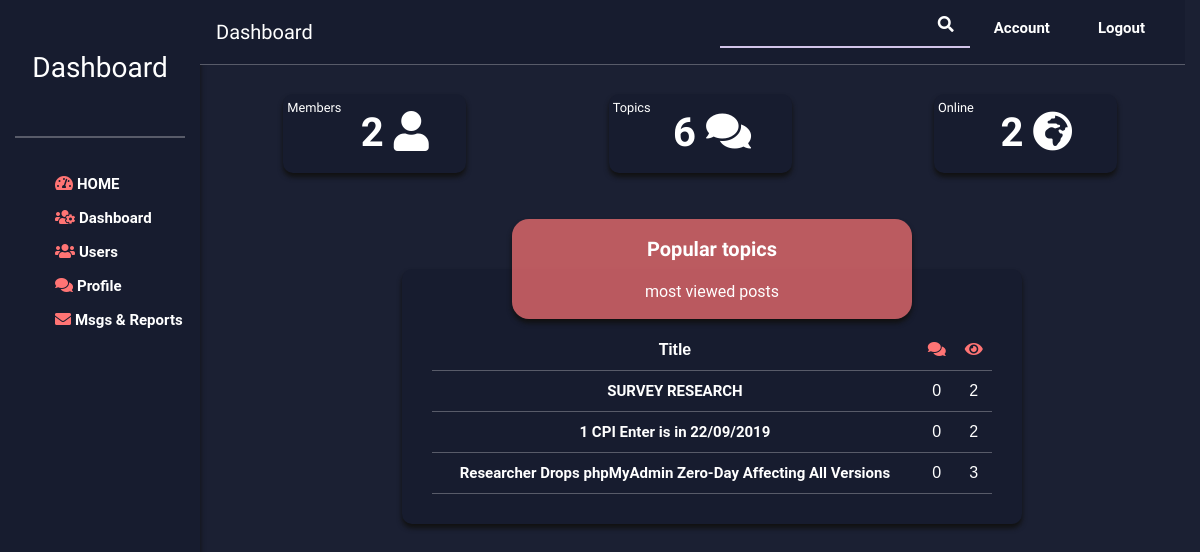
/dashboard (signed in), run on an earlier commit of the app's database.
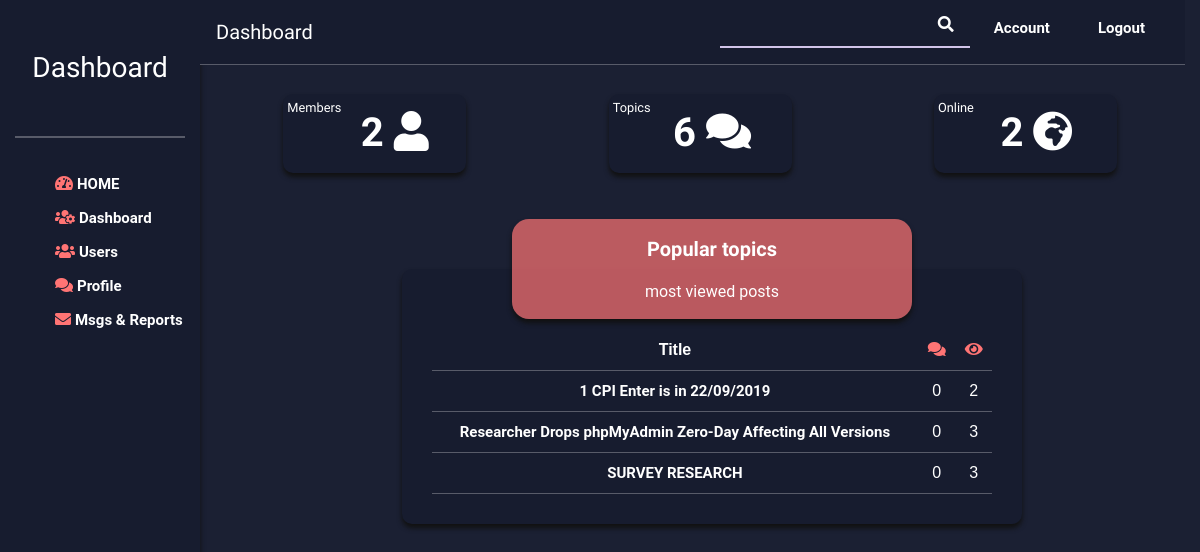
And on a later commit of the database.
### Main/models.py (models this page shows, shortened)
class Publication(models.Model) :
    users = models.ManyToManyField(settings.AUTH_USER_MODEL,related_query_name='users',related_name='pubs_eng',default=None)
    date_de_publication = models.DateField(auto_now_add=True)
    date_de_modification= models.DateField(auto_now=True)
    section = models.CharField(max_length=30)
    content = models.TextField()
    titre = models.CharField(max_length=30)
    auteur = models.ForeignKey(settings.AUTH_USER_MODEL, on_delete=models.CASCADE, related_name='publications',
                           related_query_name='auteur')
    category = models.ForeignKey(Category,on_delete =models.CASCADE,related_name="publications",related_query_name="category",default=1)
    tags = models.ManyToManyField(Tags, related_name='posts',default=None)
    nb_vues =models.IntegerField(default=0)
    class Meta:
        ordering = ['-pk']
    def __str__(self):
        return self.titre

### Main/views.py (the view)
# urls.py: path('dashboard', views.dashboard, name='dashboard'),
def dashboard(request):
    if not request.user.is_authenticated:
        return redirect('home')
    if  request.user.role!='admin' :
        if request.user.role!='moderateur' :
            return redirect('home')
    queryset = get_current_users()
    pubs_populaie=Publication.objects.annotate(num_c_v=(Count('publication')+F('nb_vues'))).order_by('num_c_v')[0:3]
    nbr_user=Utilisateur.objects.all().count()-1
    nbr_topic=Publication.objects.all().count()
    admin_pubs=Publication.objects.filter(auteur__role='admin')
    reportcnt=Report.objects.all()
    messagecnt=Message.objects.all()
    return render(request, 'Main/admin/Dashboard.html', {"nbr_user":nbr_user,
                                                         "nbr_topic":nbr_topic,
                                                         "pubs_populaie":pubs_populaie,
                                                         "admin_pubs":admin_pubs,
                                                         "nbr_online":queryset.count(),
                                                         "reportcnt":reportcnt,
                                                         "messagecnt":messagecnt
                                                        })

### Main/views.py (called while the page is built)
def get_current_users():
    active_sessions = Session.objects.filter(expire_date__gte=timezone.now())
    user_id_list = []
    for session in active_sessions:
        data = session.get_decoded()
        user_id_list.append(data.get('_auth_user_id', None))
    return Utilisateur.objects.filter(id__in=user_id_list)

### Main/templates/Main/admin/Dashboard.html
{% extends "./dashboardBse.html" %}
{% block content %}
<div class="row ml-4">
                    <div class="col-4">
                            <div id="members">
                                <small class="float-left mt-1 ml-1">Members</small>
                                <div class="text-dash">
                                    {{ nbr_user }} <span class="fa fa-user"></span>
                                </div>
                            </div>
                    </div>
                    <div class="col-4">
                            <div id="total-topics">
                                <small class="float-left mt-1 ml-1">Topics</small>
                                <div class="text-dash">
                                    {{nbr_topic}} <span class="fa fa-comments"></span>
                                </div>
                            </div>
                    </div>
                    <div class="col-4">
                        <div id="online">
                            <small class="float-left mt-1 ml-1">Online</small>
                            <div class="text-dash">
                                    {{nbr_online}} <span class="fa fa-globe-africa"></span>
                            </div>
                        </div>
                    </div>
    </div>
     {% if reportcnt or  messagecnt%}
    <div class="row ml-2">
                    <div class="col-4">
                        <div class="admin-notif  text-center">
                            <span class="fa fa-exclamation-circle icons admin-notif-spn"></span>
                            {% if  messagecnt%}
                                You have {{messagecnt.count}} <a href="{%url 'reports'%}"> messages</a>
                            {% endif %}
                            {% if reportcnt and  messagecnt%}
                                    and
                            {% endif %}
                            {% if reportcnt %}
                                      {{reportcnt.count}} <a href="{%url 'reports'%}">reports</a>
                            {% endif %}
                        </div>
                    </div>
    </div>
    {% else %}<br><br><br>
    {% endif %}
    <div class="row ml-4 mt-4">
                    <div class="col-md-8 col-center">
                        <div class="box">
                            <p>Popular topics</p>
                            <span class="table-caption">
                                most viewed posts </span>
                        </div>
                        <div class="tab">
                            <table>
                                <tr>
                                    <th>Title</th>
                                    <th><span class="fa fa-comments icons"></th>
                                    <th><span class="fa fa-eye icons"></th>
                                </tr>
                                {% for post in pubs_populaie %}
                                <tr class="cursor" onclick="window.location.replace('#')">
                                    <td><a href="{% url 'post-detail' post.category.name post.id %}"  class="menu-item">{{post}}</a></td>
                                    <td>{{post.commentaires.all.count}}</td>
                                    <td>{{post.nb_vues}}</td>
                                </tr>
                                {% endfor %}
                            </table>
                        </div>
                    </div>
        </div>
{% endblock content %}

What changed in the data, as far as the page shows it:
changed Publication "SURVEY RESEARCH": nb_vues "2" → "3"; moves down the list
